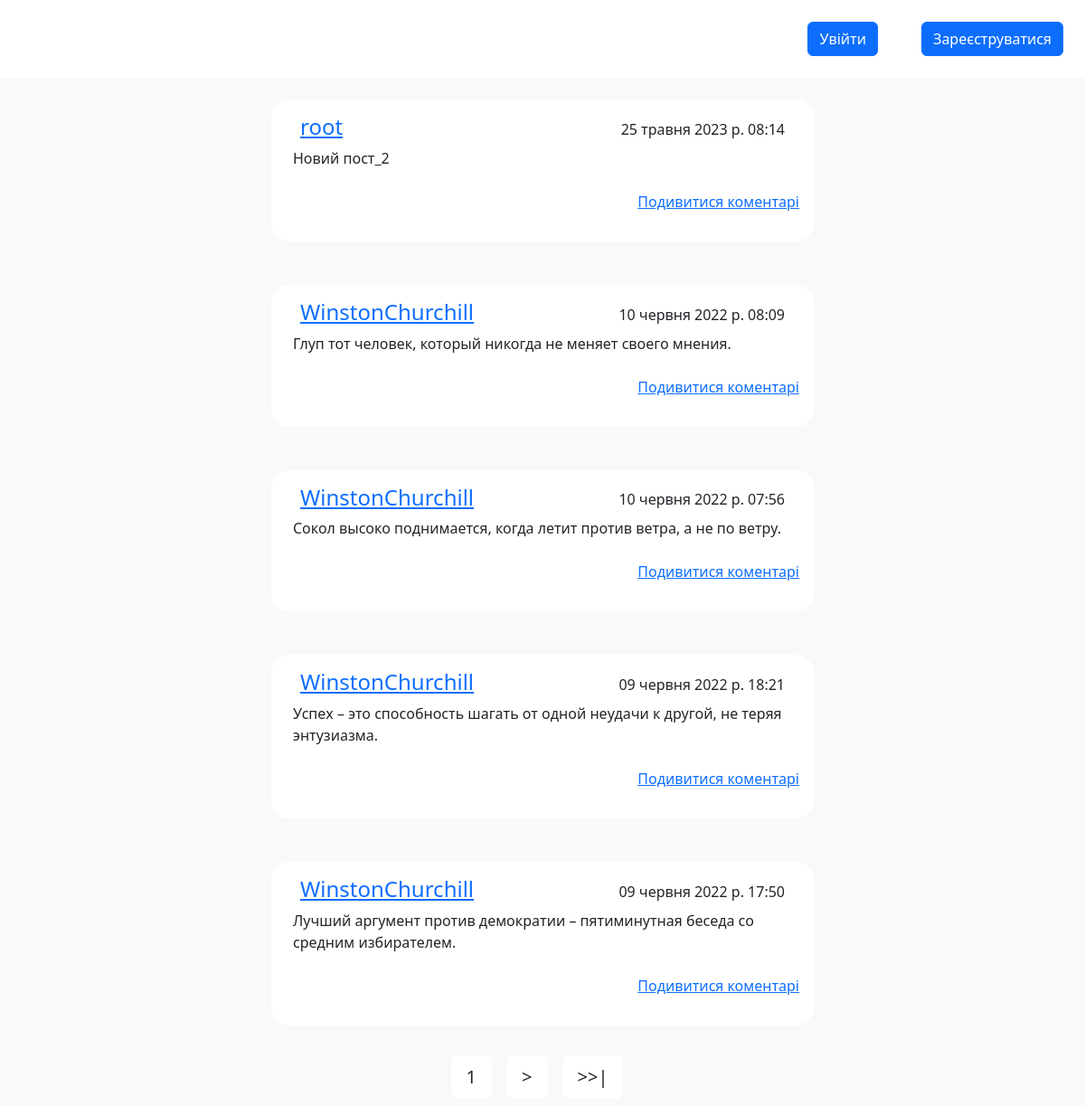
Before: / with the older database file.
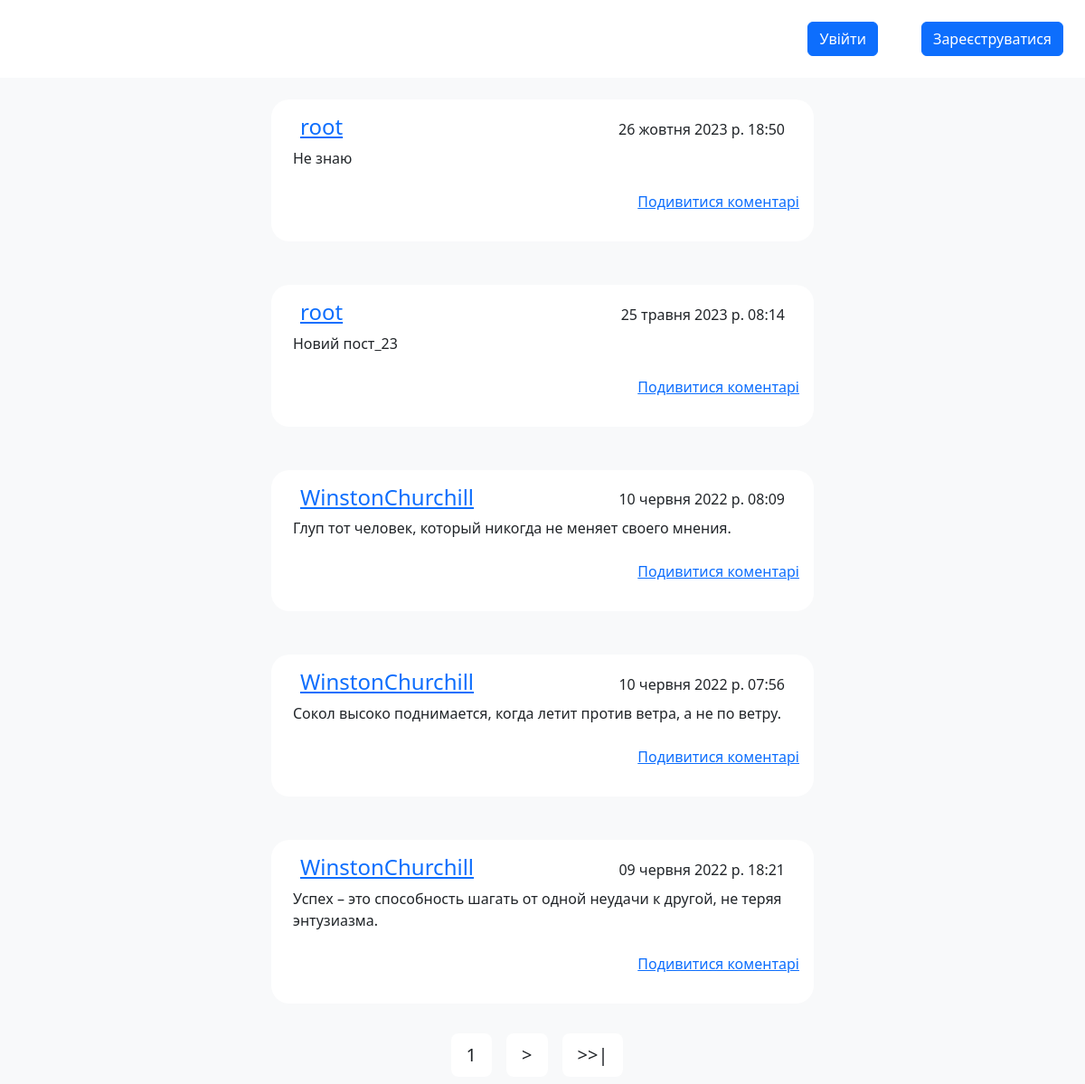
After: the same page with the newer database file.
### blog/models.py (models this page shows)
class Post(models.Model):
    id = models.AutoField(primary_key=True)
    author = models.ForeignKey(User, on_delete=models.CASCADE)
    content = models.TextField(blank=True, verbose_name="Текст статті", null=False)
    time_create = models.DateTimeField(auto_now_add=True, verbose_name="Час створення")
    time_update = models.DateTimeField(auto_now=True, verbose_name="Час редагування")
    class Meta:
        verbose_name = 'Пости'
        verbose_name_plural = 'Пости'
        ordering = ['-time_create']

### blog/views.py (the view)
# urls.py: path('', MainPageView.as_view(), name='main_page'),
class MainPageView(View):
    def get(self, request):
        all_posts = Post.objects.all().order_by('-time_create')
        paginator = Paginator(all_posts, 5)
        page_number = request.GET.get('page', 1)
        page = paginator.get_page(page_number)
        return render(request, 'blog/main_page.html', {'posts': page, 'user': request.user})

### blog/templates/blog/main_page.html (shortened to what this page needs)
{% extends 'blog/base.html' %}
{% block content %}
<main class="d-flex flex-column align-items-center gap-4 pb-65">
    {% for post in posts %}
    <div class="mb-4 p-3 bg-white w-50  rounded-20">
        <div class="d-flex justify-content-between align-items-end  mx-3">
            <p class="h4 m-0"><a href="{% url 'user_posts' username=post.author.username %}">{{ post.author }}</a></p>
            <p class="m-0">{{ post.time_create }}</p></div>
        <div><p class="text-lg p-2">{{ post.content }}</p></div>
        <div class="w-70 ml-30 g-4 justify-content-between d-flex flex-row-reverse">
            <p><a href="{% url 'post_comments' post.id %}" class="w-50 mb-0">Подивитися коментарі</a></p>
        </div>
    </div>
    {% empty %}
        <p>Постів немає.</p>
    {% endfor %}
</main>
{% if posts.has_other_pages %}
<footer class="mt-4 bg-light fixed-bottom ">
    <div class="pagination container d-flex justify-content-center">
        <span class="btn m-2 btn-lg bg-white btn-custom-rounded">{{ posts.number }}</span>
        {% if posts.has_next %}
        <a href="?page={{ posts.next_page_number }}" class="btn m-2 btn-lg bg-white btn-custom-rounded">></a>
        <a href="?page={{ posts.paginator.num_pages }}" class="btn m-2 btn-lg bg-white btn-custom-rounded">>>|</a>
        {% endif %}
    </div>
    {% endif %}
</footer>
{% endblock %}

Changed rows visible on the page:
no longer on this page (row unchanged): Post: author "WinstonChurchill", time_create "09 червня 2022 р. 17:50", content "Лучший аргумент против демократии – пятиминутная беседа со средним избирателем."
added Post: author "root", time_create "26 жовтня 2023 р. 18:50", content "Не знаю"
changed Post: content "Новий пост_2" → "Новий пост_23"
